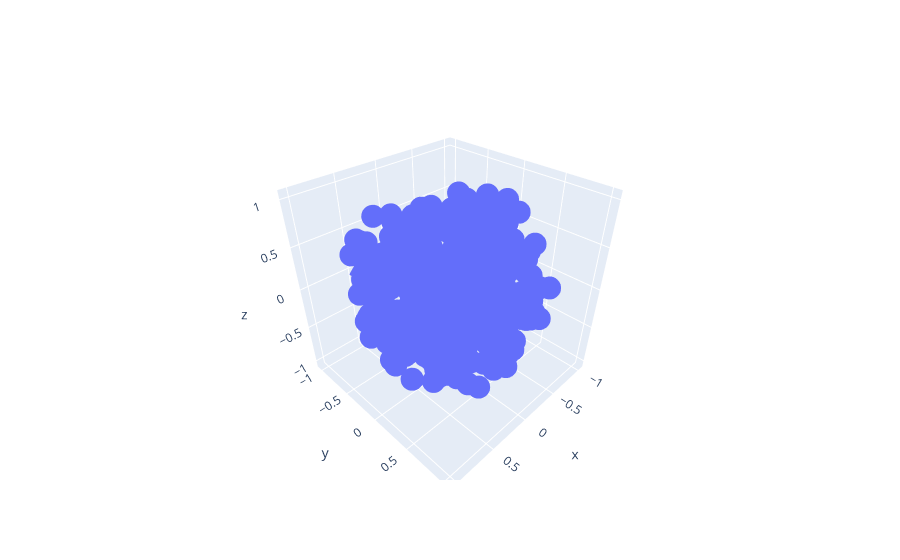

Write notebook code for a chart like this one.
### Markdown cell above
We need to check if that is somehow maybe the sphere is a property of a random graph of this size. To do this we instantiate a random graph and give it the same treatment. To us a graph is a symmetric matrix with 0's on the diagonal. We check with a uniformly distributed matrix and a random gaussian.

### Code cell
X3_long=[]
m_list=[]
range_k=31
for k in range(range_k):
    random_array = np.random.rand(12, 12)
    d_rand = (random_array + random_array.T) / 2
    np.fill_diagonal(d_rand, 0)

    X2,X3,m1,m=mapData(d_rand,False)
    X3_long.append(X3)
    m_list.append(m)
X3_long_array=np.concatenate(X3_long, axis=0)

m=max(m_list)

fig = go.Figure(data=go.Scatter3d(x=X3_long_array[:, 0], y=X3_long_array[:, 1], z=X3_long_array[:, 2], mode='markers'))

fig.update_layout(
scene=dict(
            xaxis=dict(range=[-m, m]),
            yaxis=dict(range=[-m, m]),
            zaxis=dict(range=[-m, m]),
            aspectmode='cube'))

fig.show()

r,x0,y0,z0, rmse=sphereFit(X3_long_array[:,0]/m,X3_long_array[:,1]/m,X3_long_array[:,2]/m)
print(f"Number of points {range_k*12}")
print(rmse)
count_points_in_sphere(X3_long_array[:,0]/m, X3_long_array[:,1]/m, X3_long_array[:,2]/m, 0.6)

### Figure 1 — Plotly figure (JSON) as saved in the notebook; plotly's stock layout.template omitted (floating-point values rounded to 4 significant figures; data arrays with more than 128 entries replaced by an {"elided": "..."} marker saying what was removed)
{"data": [{"mode": "markers", "type": "scatter3d", "x": {"elided": "372 float values"}, "y": {"elided": "372 float values"}, "z": {"elided": "372 float values"}}], "layout": {"scene": {"aspectmode": "cube", "xaxis": {"range": [-1.091, 1.091]}, "yaxis": {"range": [-1.091, 1.091]}, "zaxis": {"range": [-1.091, 1.091]}}}}
